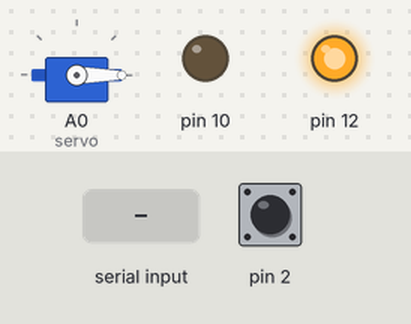
This sketch was run on a simulated Arduino Uno, built with avr-gcc and run on an emulated ATmega328P. Parts: servo, output pins drawn as LEDs (lit = HIGH). Dashed ring = blinking. The inputs (shaded band) are chosen by the test bench; at power-on: pin 2 HIGH.

Above: at 1.2 s.
1.3 s: pin 2 pulled LOW for 0.15 s
At 2.2 s:
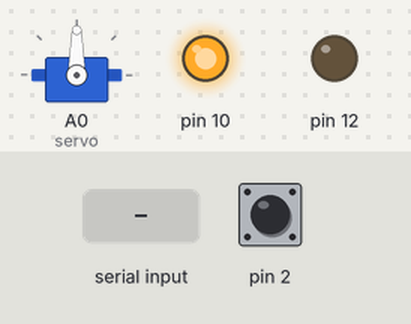
4.4 s: "F" received over Serial
At 4.55 s:
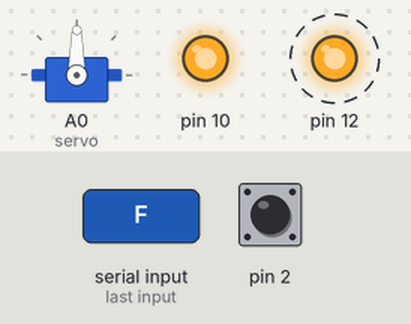
7.4 s: "O" received over Serial
At 13.1 s:
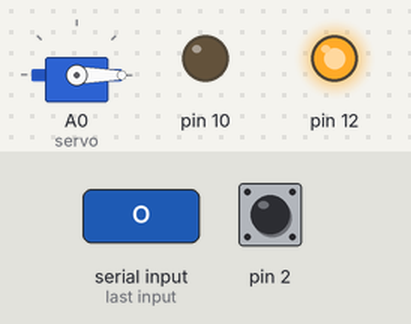
Timing chart, 0 to 14.6 s (numbered marks = the images above; inputs shaded):
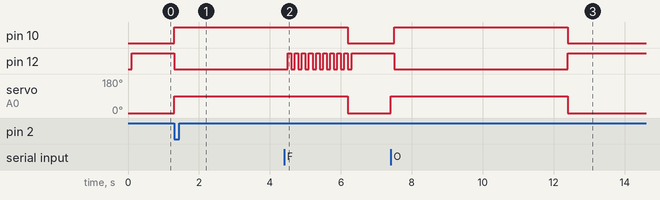

Measured:
- after the input at 1.3 s, pin 10: LOW → HIGH at once; pin 12: HIGH → LOW at once; servo on A0 (servo): 0° → 90° at once
- after the input at 7.4 s, pin 10: LOW → HIGH after 0.10 s, → LOW 4.9 s later; pin 12: HIGH → LOW after 0.10 s, → HIGH 4.9 s later; servo on A0 (servo): 0° → 90° at once, → 0° 5.0 s later

The sketch:

board_B_min.ino
```cpp
// 보드 B (최소화) : 보드 A 의 'O'(열기) / 'F'(실패) 수신, 실내 버튼(외부 인터럽트), MsTimer2(내부 인터럽트) 5초 자동 잠금 + LED
#include <Servo.h>
#include <MsTimer2.h>

// 보드 A 링크 : 하드웨어 Serial, RX(D0) ← 보드 A A2  (업로드할 땐 D0 선을 잠깐 뽑기)
Servo servo;                     // 신호 A0, 0° 잠금 / 90° 열림

volatile bool btnFlag = false, lockFlag = false;
volatile unsigned long lastBtn = 0;
volatile byte openTicks = 0, failTicks = 0;   // 100ms 단위 카운트다운

void isrButton() {               // 외부 인터럽트 (D2, FALLING) : 300ms 채터링 방지
  if (millis() - lastBtn >= 300) { btnFlag = true; lastBtn = millis(); }
}

void isrTick() {                 // 내부 인터럽트 (MsTimer2, 100ms)
  static byte blink = 0;
  blink++;
  if (openTicks > 0 && --openTicks == 0) lockFlag = true;
  if (failTicks > 0) failTicks--;
  digitalWrite(10, openTicks > 0);                              // 초록 : 열림
  digitalWrite(12, failTicks > 0 ? (blink & 1) : openTicks == 0); // 빨강 : 잠김 / 실패 깜빡임
}

void openDoor() {
  openTicks = 50;                // 5초
  servo.write(90);
}

void setup() {
  Serial.begin(9600);
  pinMode(2, INPUT_PULLUP);      // 실내 버튼 (D2 ↔ GND)
  pinMode(10, OUTPUT);
  pinMode(12, OUTPUT);
  servo.write(0);                // attach 전에 각도를 정해 켜질 때 튀지 않게
  servo.attach(A0);
  attachInterrupt(0, isrButton, FALLING);
  MsTimer2::set(100, isrTick);
  MsTimer2::start();
}

void loop() {
  if (btnFlag) { btnFlag = false; openDoor(); }
  if (lockFlag) { lockFlag = false; if (openTicks == 0) servo.write(0); }   // 그 사이 다시 열렸으면 잠그지 않음

  if (Serial.available()) {
    char c = Serial.read();
    if (c == 'O') openDoor();
    if (c == 'F') failTicks = 20;   // 2초
  }
}
```
